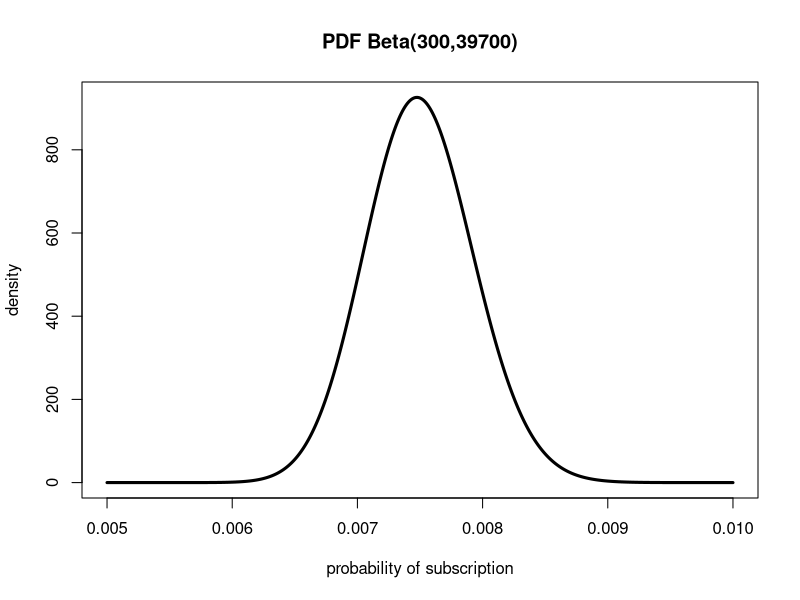
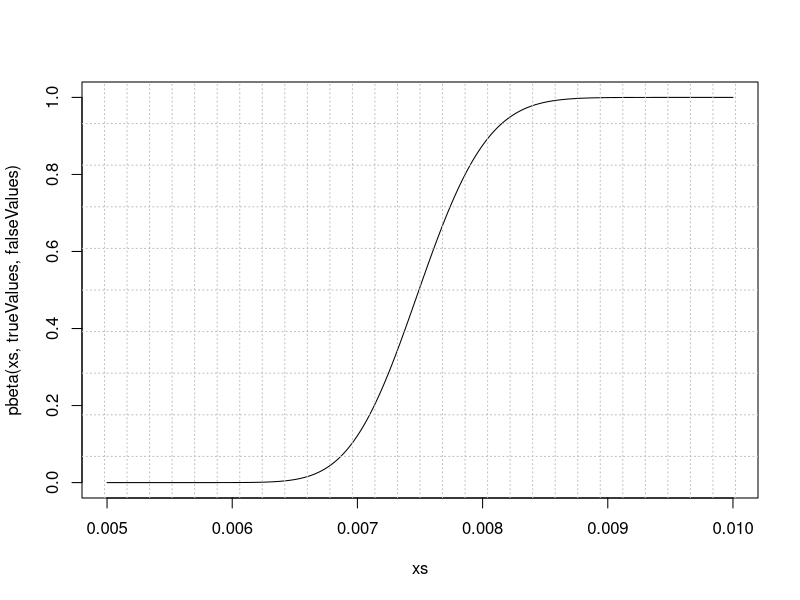
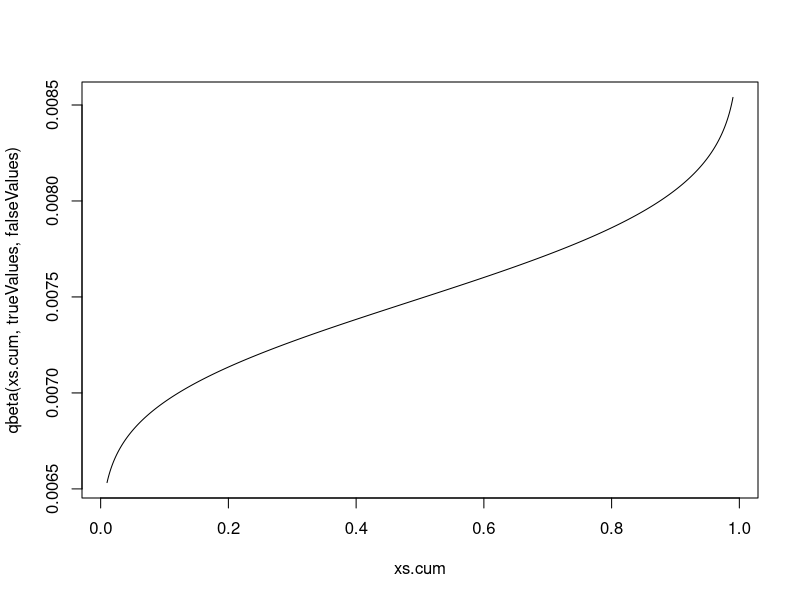

These figures' R source, in order:
# PDF Probability Density Function

xs <- seq(0.005,0.01,by=0.00001)
xs.all <- seq(0,1,by=0.0001) 

trueValues <- 300
falseValues <- 40000 - trueValues

plot(
  xs, 
  dbeta(xs, trueValues, falseValues),
  type='l',
  lwd=3, 
  ylab="density", 
  xlab="probability of subscription", 
  main="PDF Beta(300,39700)",
)


# CDF Cumulative Density Function

plot(xs, pbeta(xs, trueValues, falseValues), type='l')
grid(30, 10, col = 'grey')

# Confidence interval

# Probability greater than 80%:
pbeta(1, trueValues, falseValues) - pbeta(0.008, trueValues, falseValues)


# Quantile (mirror the CDF, y -> x)

xs.cum <- seq(0.01,0.99,by=0.001)
plot(xs.cum, qbeta(xs.cum, trueValues, falseValues), type='l')
